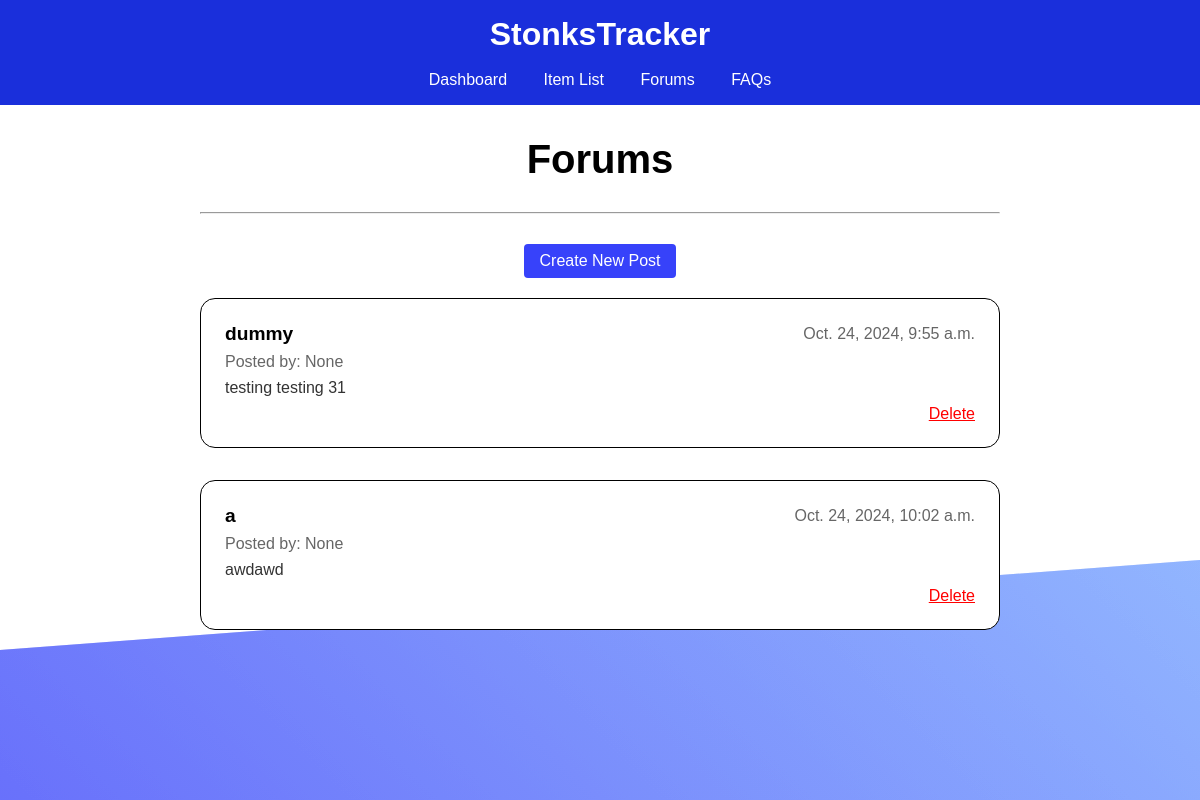
The page /forums/ on the database as committed earlier.
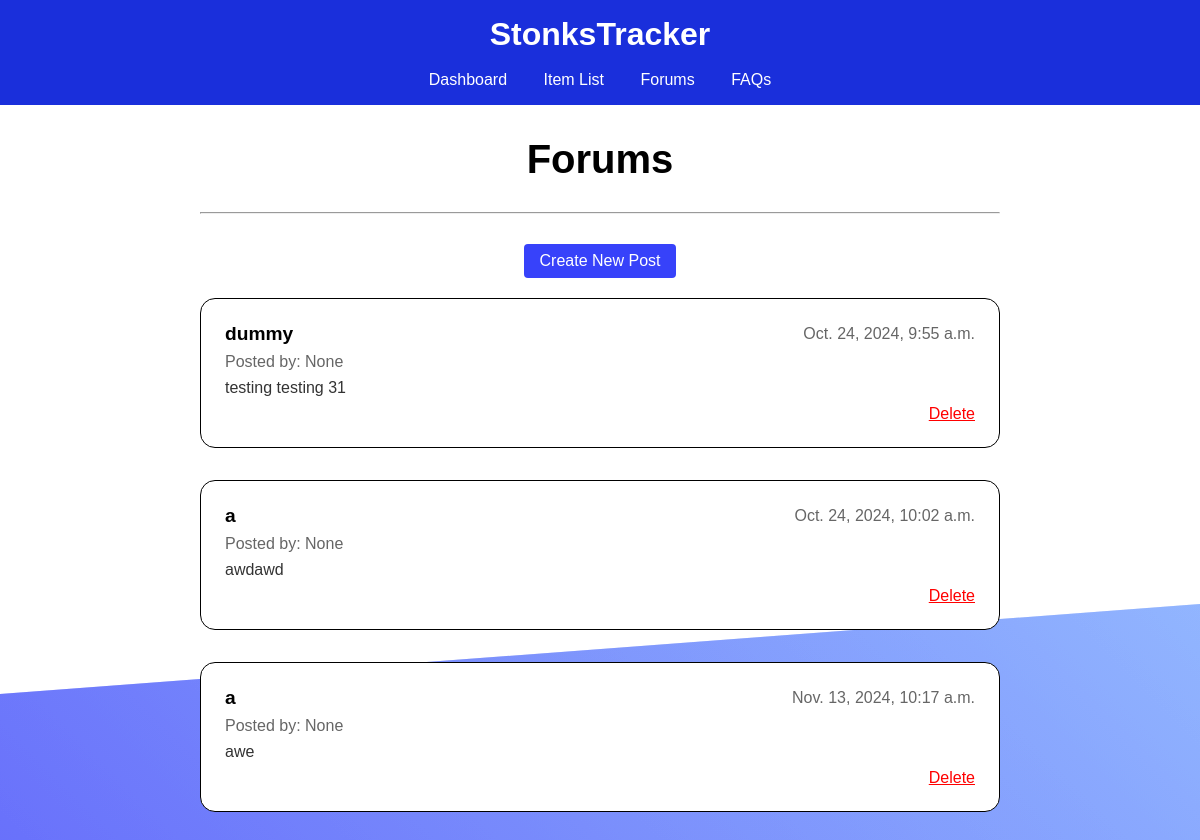
The same page on the database as committed later.
### tracker/models.py (models this page shows, shortened)
class Forums(models.Model):
    title = models.CharField(max_length=255)
    content = models.TextField()
    dateCreated = models.DateTimeField(auto_now_add=True)
    lastEdited = models.DateTimeField(auto_now=True)
    user = models.ForeignKey(User, on_delete=models.CASCADE, null=True, blank=True)  # Allow null and blank

### tracker/views.py (the view)
# urls.py: path('forums/', views.forum, name='forums'),
def forum(request):
    forums = Forums.objects.all()
    return render(request, 'forums.html', {'forums': forums})

### tracker/templates/forums.html (shortened to what this page needs)
{% extends 'index.html' %}
{% load static %}
{% block content %}
<link rel="stylesheet" href="{% static 'css/forum.css' %}">
<div class="forums-container">
    <h1 class="forums-title">Forums</h1>
    <hr style="margin-top: 30px; margin-bottom: 30px;">
    <center><a href="{% url 'create_post' %}" class="create-post">Create New Post</a></center>
    <div class="forum-posts">
        {% for forum in forums %}
        <div class="forum-post">
            <div class="post-header">
                <span class="post-title">{{ forum.title }}</span>
                <span class="post-date">{{ forum.dateCreated }}</span>
            </div>
            <div class="post-author">Posted by: {{ forum.user }}</div>
            <div class="post-content">{{ forum.content }}</div>
            <a href="{% url 'delete_post' forum.id %}" class="delete-post">Delete</a>
        </div>
        {% endfor %}
    </div>
    <div class="background"></div>
</div>
    {% endblock %}

### tracker/templates/index.html (shortened to what this page needs)
<!DOCTYPE html>
<html lang="en">
<head>
    {% load static %}
    <link rel="stylesheet" href="{% static 'css/style.css' %}">
</head>
<body>
    {% block header %}
    <div class="navbar">
        <div class="logo">
            <center><h1>StonksTracker</h1></center>
        </div>
        <br>
        <center>
        <div class="menu">
            <a href="{% url 'watchlist' %}">Dashboard</a>
            <a href="{% url 'items_list' %}">Item List</a>
            <a href="{% url 'forums' %}">Forums</a>
            <a href="{% url 'faq' %}">FAQs</a>
        </div>
        </center>
    </div>
    {% endblock %}
    {% block content %}
    {% endblock %}
    <div class="background"></div>
</body>
</html>

### tracker/static/css/style.css (style rules this page uses)
body { font-family: Arial, sans-serif; margin: 0; padding: 0; }
.navbar { justify-content: space-between; background-color: #1a2fdb; color: white; padding: 1rem; }
.navbar .logo h1 { margin: 0; }
.navbar .menu a { color: white; margin: 0 1rem; text-decoration: none; }

### tracker/static/css/forum.css (style rules this page uses)
:root { --primary-color: #3742fa; --text-color: #2f3542; }
.forums-container { max-width: 800px; margin: 2rem auto; padding: 0 1rem; }
.forums-title { display: flex; align-content: center; justify-content: center; font-size: 2.5rem; margin-bottom: 1rem; }
.create-post { display: inline-block; background-color: var(--primary-color); color: white; text-decoration: none; padding: 0.5rem 1rem; border-radius: 4px; font-size: 1rem; margin-bottom: 20px; }
.forum-posts { display: grid; grid-template-columns: repeat(1, 1fr); grid-gap: 2rem; }
.forum-post { background-color: white; padding: 1.5rem; border-radius: 15px; border: 1px solid black; }
.post-header { display: flex; justify-content: space-between; align-items: center; margin-bottom: 0.5rem; }
.post-title { font-size: 1.2rem; font-weight: bold; }
.post-date { color: #666; }
.post-author { color: #666; margin-bottom: 0.5rem; }
.post-content { color: #333; }
.delete-post { display: block; color: red; text-align: right; margin-top: 0.5rem; }

Rows that differ between the two databases and show on the page:
added Forums: title "a", dateCreated "Nov. 13, 2024, 10:17 a.m.", user "None", content "awe"
